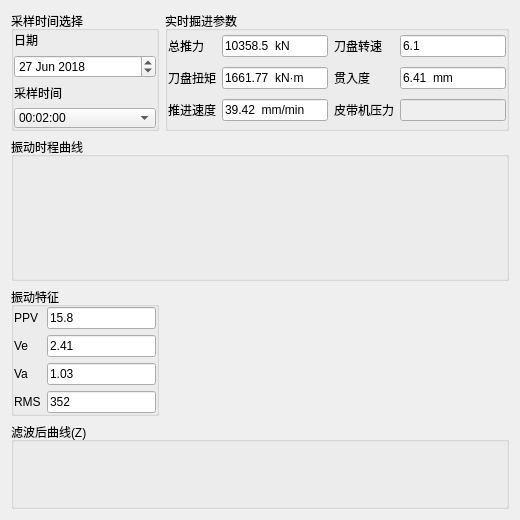
<?xml version="1.0" encoding="UTF-8"?>
<ui version="4.0">
 <class>VibrationAnalysis_SubWidget</class>
 <widget class="QWidget" name="VibrationAnalysis_SubWidget">
  <property name="geometry">
   <rect>
    <x>0</x>
    <y>0</y>
    <width>520</width>
    <height>520</height>
   </rect>
  </property>
  <property name="windowTitle">
   <string>刀盘振动分析</string>
  </property>
  <layout class="QVBoxLayout" name="verticalLayout" stretch="2,5,3,3">
   <item>
    <layout class="QHBoxLayout" name="horizontalLayout_13" stretch="3,7">
     <item>
      <widget class="QGroupBox" name="groupBox_14">
       <property name="font">
        <font>
         <pointsize>9</pointsize>
         <weight>50</weight>
         <bold>false</bold>
        </font>
       </property>
       <property name="title">
        <string>采样时间选择</string>
       </property>
       <layout class="QVBoxLayout" name="verticalLayout_20">
        <property name="leftMargin">
         <number>0</number>
        </property>
        <property name="topMargin">
         <number>0</number>
        </property>
        <property name="rightMargin">
         <number>0</number>
        </property>
        <property name="bottomMargin">
         <number>0</number>
        </property>
        <item>
         <widget class="QLabel" name="label_47">
          <property name="text">
           <string>日期</string>
          </property>
         </widget>
        </item>
        <item>
         <widget class="QDateEdit" name="dateEdit">
          <property name="dateTime">
           <datetime>
            <hour>0</hour>
            <minute>0</minute>
            <second>0</second>
            <year>2018</year>
            <month>6</month>
            <day>27</day>
           </datetime>
          </property>
         </widget>
        </item>
        <item>
         <widget class="QLabel" name="label_48">
          <property name="text">
           <string>采样时间</string>
          </property>
         </widget>
        </item>
        <item>
         <widget class="QComboBox" name="time_ComboBox">
          <property name="sizePolicy">
           <sizepolicy hsizetype="Expanding" vsizetype="Fixed">
            <horstretch>0</horstretch>
            <verstretch>0</verstretch>
           </sizepolicy>
          </property>
          <property name="maximumSize">
           <size>
            <width>16777215</width>
            <height>20</height>
           </size>
          </property>
          <property name="frame">
           <bool>true</bool>
          </property>
          <item>
           <property name="text">
            <string>00:02:00</string>
           </property>
          </item>
         </widget>
        </item>
       </layout>
      </widget>
     </item>
     <item>
      <widget class="QGroupBox" name="groupBox_15">
       <property name="font">
        <font>
         <pointsize>9</pointsize>
         <weight>50</weight>
         <bold>false</bold>
        </font>
       </property>
       <property name="title">
        <string>实时掘进参数</string>
       </property>
       <layout class="QGridLayout" name="gridLayout_10">
        <property name="leftMargin">
         <number>0</number>
        </property>
        <property name="topMargin">
         <number>0</number>
        </property>
        <property name="rightMargin">
         <number>0</number>
        </property>
        <property name="bottomMargin">
         <number>0</number>
        </property>
        <item row="1" column="3">
         <widget class="QLineEdit" name="pene_LineEdit">
          <property name="text">
           <string>6.41  mm</string>
          </property>
         </widget>
        </item>
        <item row="0" column="0">
         <widget class="QLabel" name="label_49">
          <property name="text">
           <string>总推力</string>
          </property>
         </widget>
        </item>
        <item row="1" column="2">
         <widget class="QLabel" name="label_50">
          <property name="text">
           <string>贯入度</string>
          </property>
         </widget>
        </item>
        <item row="0" column="1">
         <widget class="QLineEdit" name="th_LineEdit">
          <property name="text">
           <string>10358.5  kN</string>
          </property>
         </widget>
        </item>
        <item row="1" column="0">
         <widget class="QLabel" name="label_51">
          <property name="text">
           <string>刀盘扭矩</string>
          </property>
         </widget>
        </item>
        <item row="0" column="3">
         <widget class="QLineEdit" name="rpm_LineEdit">
          <property name="text">
           <string>6.1</string>
          </property>
         </widget>
        </item>
        <item row="0" column="2">
         <widget class="QLabel" name="label_52">
          <property name="text">
           <string>刀盘转速</string>
          </property>
         </widget>
        </item>
        <item row="1" column="1">
         <widget class="QLineEdit" name="tor_LineEdit">
          <property name="text">
           <string>1661.77  kN·m</string>
          </property>
         </widget>
        </item>
        <item row="2" column="0">
         <widget class="QLabel" name="label_53">
          <property name="text">
           <string>推进速度</string>
          </property>
         </widget>
        </item>
        <item row="2" column="1">
         <widget class="QLineEdit" name="spd_LineEdit">
          <property name="text">
           <string>39.42  mm/min</string>
          </property>
         </widget>
        </item>
        <item row="2" column="2">
         <widget class="QLabel" name="label_54">
          <property name="text">
           <string>皮带机压力</string>
          </property>
         </widget>
        </item>
        <item row="2" column="3">
         <widget class="QLineEdit" name="pressure_LineEdit">
          <property name="enabled">
           <bool>false</bool>
          </property>
         </widget>
        </item>
       </layout>
      </widget>
     </item>
    </layout>
   </item>
   <item>
    <widget class="QGroupBox" name="groupBox_16">
     <property name="font">
      <font>
       <pointsize>9</pointsize>
       <weight>50</weight>
       <bold>false</bold>
      </font>
     </property>
     <property name="title">
      <string>振动时程曲线</string>
     </property>
     <layout class="QGridLayout" name="gridLayout_11" rowstretch="1">
      <property name="leftMargin">
       <number>0</number>
      </property>
      <property name="topMargin">
       <number>0</number>
      </property>
      <property name="rightMargin">
       <number>0</number>
      </property>
      <property name="bottomMargin">
       <number>0</number>
      </property>
      <item row="0" column="0">
       <widget class="QMatplotlibWidget" name="historyCurve_MatplotlibWidget" native="true"/>
      </item>
     </layout>
    </widget>
   </item>
   <item>
    <layout class="QHBoxLayout" name="horizontalLayout_14" stretch="3,7">
     <property name="bottomMargin">
      <number>0</number>
     </property>
     <item>
      <widget class="QGroupBox" name="groupBox_17">
       <property name="font">
        <font>
         <pointsize>9</pointsize>
         <weight>50</weight>
         <bold>false</bold>
        </font>
       </property>
       <property name="title">
        <string>振动特征</string>
       </property>
       <layout class="QGridLayout" name="gridLayout_12">
        <property name="leftMargin">
         <number>0</number>
        </property>
        <property name="topMargin">
         <number>0</number>
        </property>
        <property name="rightMargin">
         <number>0</number>
        </property>
        <property name="bottomMargin">
         <number>0</number>
        </property>
        <item row="0" column="1">
         <widget class="QLineEdit" name="ppv_LineEdit">
          <property name="text">
           <string>15.8</string>
          </property>
         </widget>
        </item>
        <item row="2" column="0">
         <widget class="QLabel" name="label_55">
          <property name="text">
           <string>Ve</string>
          </property>
         </widget>
        </item>
        <item row="3" column="1">
         <widget class="QLineEdit" name="va_LineEdit">
          <property name="text">
           <string>1.03</string>
          </property>
         </widget>
        </item>
        <item row="0" column="0">
         <widget class="QLabel" name="label_56">
          <property name="text">
           <string>PPV</string>
          </property>
         </widget>
        </item>
        <item row="2" column="1">
         <widget class="QLineEdit" name="ve_LineEdit">
          <property name="text">
           <string>2.41</string>
          </property>
         </widget>
        </item>
        <item row="3" column="0">
         <widget class="QLabel" name="label_57">
          <property name="text">
           <string>Va</string>
          </property>
         </widget>
        </item>
        <item row="4" column="0">
         <widget class="QLabel" name="label_58">
          <property name="text">
           <string>RMS</string>
          </property>
         </widget>
        </item>
        <item row="4" column="1">
         <widget class="QLineEdit" name="rms_LineEdit">
          <property name="text">
           <string>352</string>
          </property>
         </widget>
        </item>
       </layout>
      </widget>
     </item>
     <item>
      <widget class="QMatplotlibWidget" name="charasticCurve_MatplotlibWidget" native="true"/>
     </item>
    </layout>
   </item>
   <item>
    <widget class="QGroupBox" name="groupBox_4">
     <property name="title">
      <string>滤波后曲线(Z)</string>
     </property>
     <layout class="QVBoxLayout" name="verticalLayout_12">
      <property name="leftMargin">
       <number>0</number>
      </property>
      <property name="topMargin">
       <number>0</number>
      </property>
      <property name="rightMargin">
       <number>0</number>
      </property>
      <property name="bottomMargin">
       <number>0</number>
      </property>
      <item>
       <widget class="QMatplotlibWidget" name="filtedCurve_MatplotlibWidget" native="true"/>
      </item>
     </layout>
    </widget>
   </item>
  </layout>
 </widget>
 <customwidgets>
  <customwidget>
   <class>QMatplotlibWidget</class>
   <extends>QWidget</extends>
   <header>pyside2_utils.widgets</header>
   <container>1</container>
  </customwidget>
 </customwidgets>
 <resources/>
 <connections/>
</ui>
